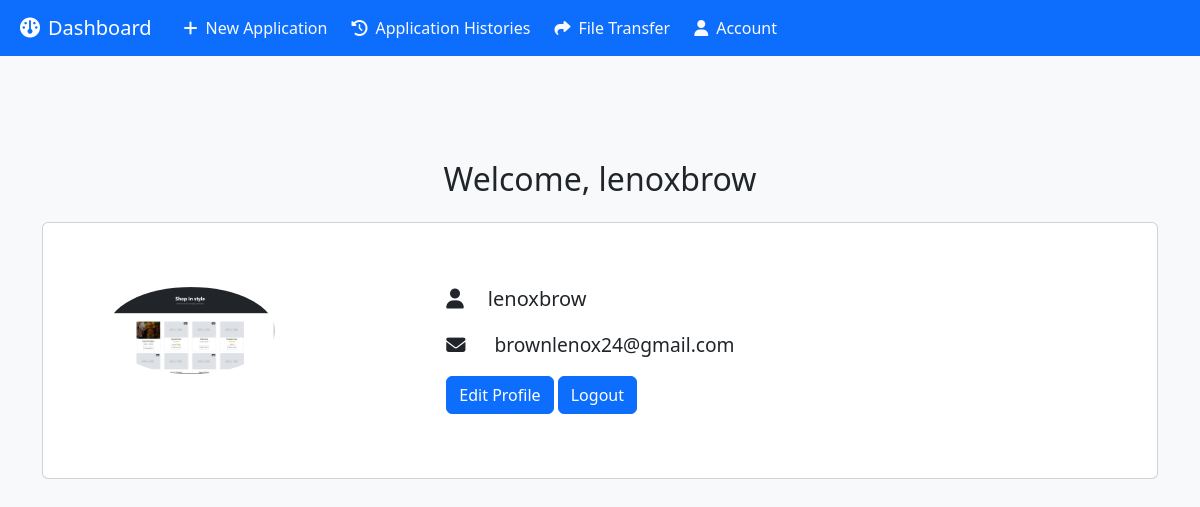
Before: /account/ (signed in) with the older database file.
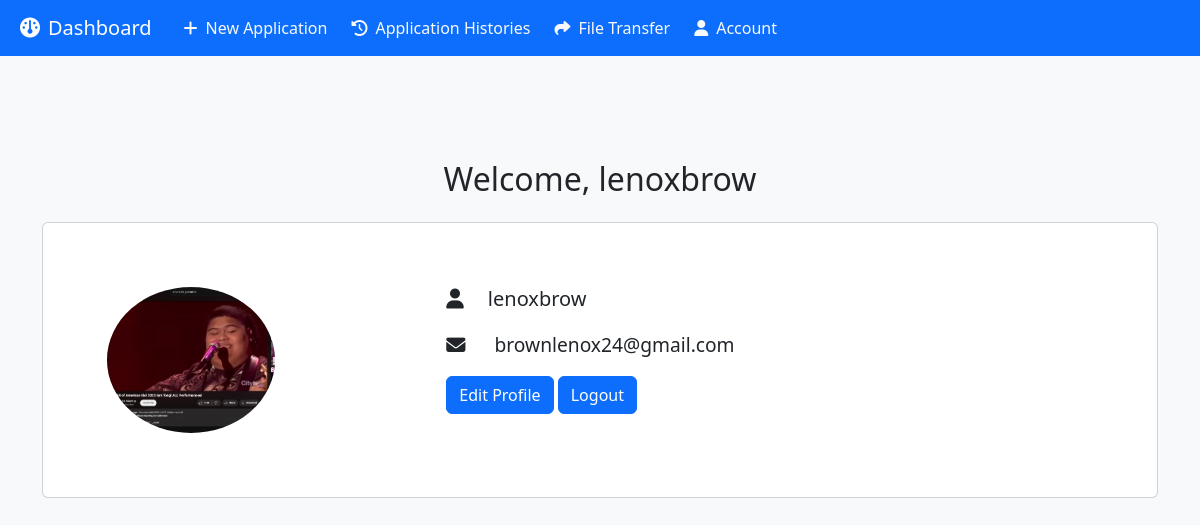
After: the same page with the newer database file.
### main/models.py (models this page shows, shortened)
class UserProfile(models.Model):
    user = models.OneToOneField(User, on_delete=models.CASCADE)
    profile_picture = models.ImageField(upload_to=unique_image_name, null=True, blank=True)

### main/views.py (the view)
# urls.py: path('account/', views.account, name="account"),
@login_required
def account(request):
    try:
        user_profile = UserProfile.objects.get(user=request.user)
    except UserProfile.DoesNotExist:
        return render(request, 'account.html')
    return render(request, 'account.html', {'user_profile': user_profile})

### templates/account.html (shortened to what this page needs)
{% extends 'base.html' %}
{% load static %}
{% block content %}
<div class="custom-container">
    <div class="container">
        <h2 class="text-center mb-4">Welcome, {{ user.username }}</h2>
        <div class="card mb-4 p-5">
            <div class="row g-0">
                <div class="col-md-4">
                    <div class="col-md-4">
                        {% if user_profile.profile_picture %}
                            <img src="{{ user_profile.profile_picture.url }}" class="img-fluid  rounded-circle profile-image p-3" alt="Profile Image">
                        {% else %}
                            <img src="{% static 'assets/images/person.png' %}" class="img-fluid rounded profile-image p-3" alt="Profile Image">
                        {% endif %}
                    </div>
                </div>
                <div class="col-md-8">
                    <div class="card-body">
                        <h5 class="card-title"><i class="fa-solid fa-user me-4"></i>{{ user.username }}</h5>
                        <p class="card-text account-details">
                            <strong><i class="fa-solid fa-envelope me-4"></i></strong> {{ user.email }}
                        </p>
                        <a href="{% url 'edit-profile'%}" class="btn btn-primary">Edit Profile</a>
                        <a href="{% url 'logout'%}" class="btn btn-primary">Logout</a>
                    </div>
                </div>
            </div>
        </div>
    </div>
</div>
{% endblock content %}

### templates/base.html (shortened to what this page needs)
{% load static %}
<!DOCTYPE html>
<html lang="en">
<head>
    <link href="https://cdn.jsdelivr.net/npm/bootstrap@5.3.3/dist/css/bootstrap.min.css" rel="stylesheet">
</head>
<body class="bg-body-tertiary">
    <nav class="navbar navbar-expand-lg navbar-dark bg-primary mb-4">
        <div class="container-fluid">
            {% if user.is_authenticated %}
            <a class="navbar-brand" href="{% url 'index' %}"><i class="fa-solid fa-gauge mx-2"></i>Dashboard</a>
            {% else %}
            <span class="navbar-brand" href="#">FileTracker</span>
            {% endif %}
            <div class="collapse navbar-collapse" id="navbarSupportedContent">
                <ul class="navbar-nav">
                    {% if user.is_authenticated %}
                    <li class="nav-item">
                        <a class="nav-link text-light" href="{% url 'new_application'%}"><i class="fa-solid fa-plus mx-2"></i>New Application</a>
                    </li>
                    <li class="nav-item">
                        <a class="nav-link text-light" href="#"><i class="fa-solid fa-clock-rotate-left mx-2"></i>Application Histories</a>
                    </li>
                    <li class="nav-item">
                        <a class="nav-link text-light" href="#"><i class="fa-solid fa-share mx-2"></i>File Transfer</a>
                    </li>
                    <li class="nav-item">
                        <a class="nav-link text-light" href="{% url 'account'%}"><i class="fa-solid fa-user mx-2"></i>Account</a>
                    </li>
                    {% endif %}
                </ul>
            </div>
        </div>
    </nav>
    {% block content %}
    {% endblock content %}
</body>
</html>

### templates/account.html (style rules this page uses)
.custom-container { margin-top: 13vh; }
.profile-image { max-width: 200px; max-height: 200px; object-fit: cover; }
.account-details { font-size: 1.2rem; margin-top: 20px; }

Changed rows visible on the page:
changed UserProfile: profile_picture: a different picture
